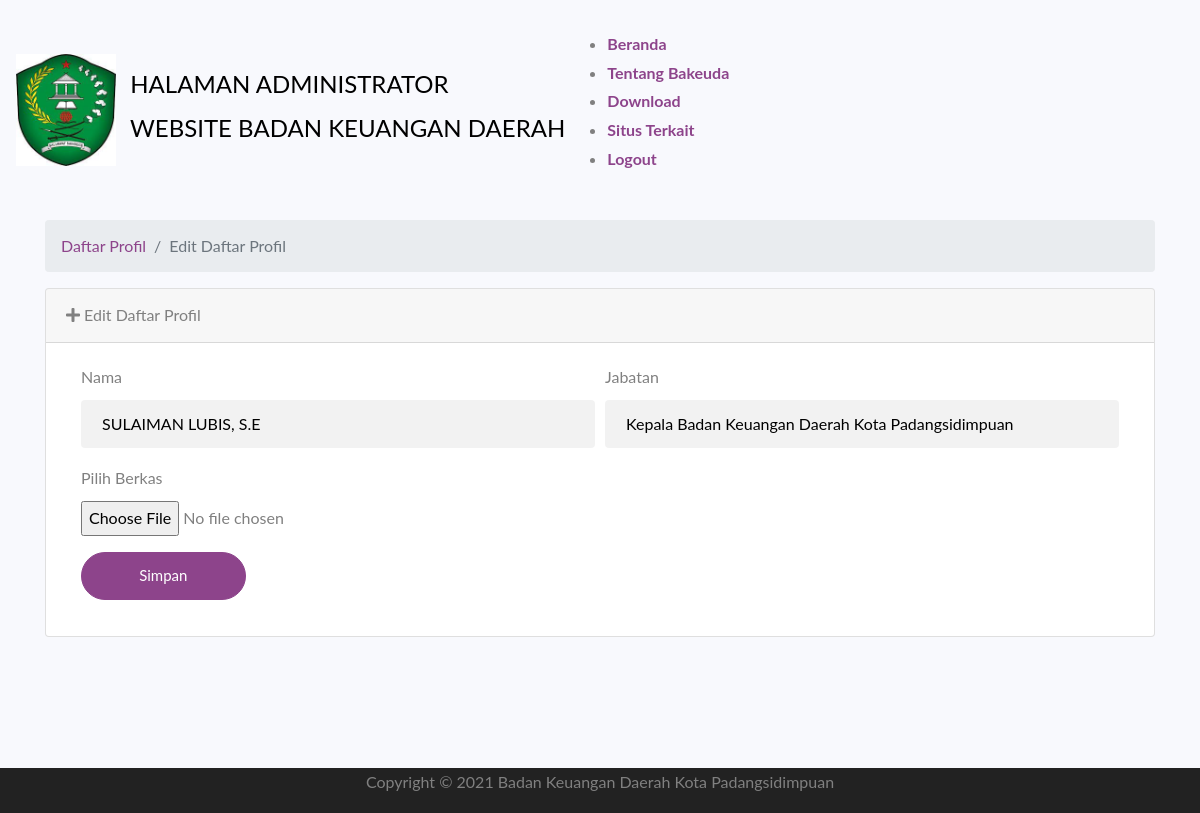
Page /administrator/profiledit/1 on the committed database.
### tables this page shows
CREATE TABLE `tbl_profil` (
  `id_profil` int(128) NOT NULL,
  `nama` varchar(128) NOT NULL,
  `jabatan` varchar(128) NOT NULL,
  `nama_berkas` varchar(128) NOT NULL
);

### application/controllers/Administrator.php (called while the page is built, shortened)
<?php
class Administrator extends CI_Controller {
	public function __construct()
	{
		$this->load->helper('url');
		$this->load->helper('form');
		$this->load->library('form_validation');
		$this->load->model('model_login');
		$this->load->model('model_download');
		$this->load->model('model_informasi');
		$this->load->model('model_bangunanbakeuda');
		$this->load->model('model_profil');
		$this->load->model('model_galeri');
		$this->load->model('model_slidegambarutama');
		$this->load->model('model_tentangbakeuda');
		$this->load->model('model_video');
		$this->load->model('model_berita');
		$this->load->library('session');
	}
	public function profiledit($id_profil = NULL)
	{
		$this->db->where('id_profil', $id_profil);
		$data['content'] = $this->db->get('tbl_profil');
		$this->load->view('administrator/profiledit', $data);
	}
}

### index.php (called while the page is built, shortened)
<?php
require_once BASEPATH.'core/CodeIgniter.php';

### application/views/administrator/profiledit.php (the view, shortened to what this page needs)
<BR>
<?php foreach ($content->result() as $data) {
        } ?>
<section id="services" class="services">
      <div class="container">
      <ol class="breadcrumb" >
        <li class="breadcrumb-item">
          <a href="<?php echo base_url('administrator/profil')?>">Daftar Profil</a>
        </li>
        <li class="breadcrumb-item active">Edit Daftar Profil</li>
      </ol>
<div class="card mb-3">
        <div class="card-header">
          <i class="fa fa-plus"></i> Edit Daftar Profil</div>
        <div class="card-body">
          <div class="table-responsive">
             <div class="container">
        <form method="post" enctype="multipart/form-data" action="<?php echo base_url(); ?>administrator/action_profilupdate">
        <div class="form-group">
              <div class="form-row">
                  <div class="col-md-6">
                    <label for="nama">Nama</label>
                    <input value="<?= $data->nama?>" class="form-control" id="nama" type="text" aria-describedby="nameHelp" name="nama" required/>
                  </div>
                  <div class="col-md-6">
                    <label for="jabatan">Jabatan</label>
                    <input value="<?= $data->jabatan?>" class="form-control" id="jabatan" type="text" aria-describedby="nameHelp" name="jabatan" required/>
                  </div>
                </div>
              </div>
              <div class="form-group">
              <div class="form-row">
                  <div class="col-md-6">
                    <label for="berkas">Pilih Berkas</label><br>
                    <input type="file" name="berkas" required>
                  </div>
                </div>
              </div>
              <div class="form-group">
            <div class="form-row">
              <div class="col-md-2">
                <input class="form-control btn btn-primary" type="submit" value="Simpan" name="btnSimpan" >
              </div>
            </div>
          </div>
        </form>
        </div>
</div>
</div>
</div>
</div>
    </section>
<br><Br><Br><Br>

### rows in the picture
tbl_profil: nama "SULAIMAN LUBIS, S.E", jabatan "Kepala Badan Keuangan Daerah Kota Padangsidimpuan"
